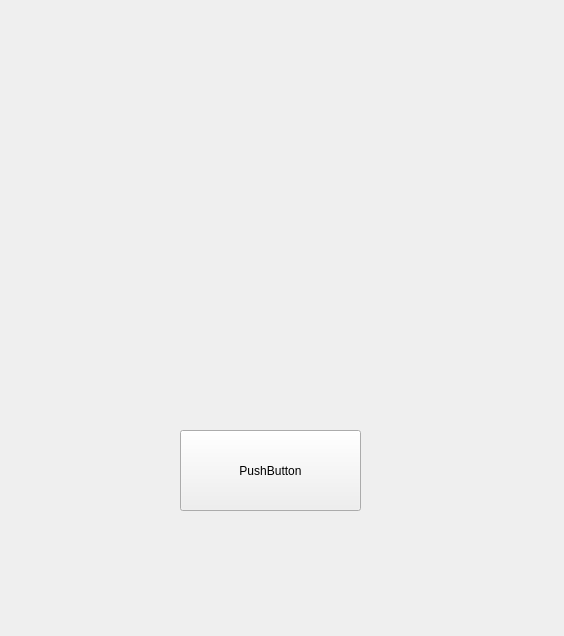
<?xml version="1.0" encoding="UTF-8"?>
<ui version="4.0">
 <class>window</class>
 <widget class="QWidget" name="window">
  <property name="geometry">
   <rect>
    <x>0</x>
    <y>0</y>
    <width>564</width>
    <height>636</height>
   </rect>
  </property>
  <property name="windowTitle">
   <string>window</string>
  </property>
  <widget class="QPushButton" name="pushButton">
   <property name="geometry">
    <rect>
     <x>180</x>
     <y>430</y>
     <width>181</width>
     <height>81</height>
    </rect>
   </property>
   <property name="text">
    <string>PushButton</string>
   </property>
  </widget>
 </widget>
 <resources/>
 <connections/>
</ui>
